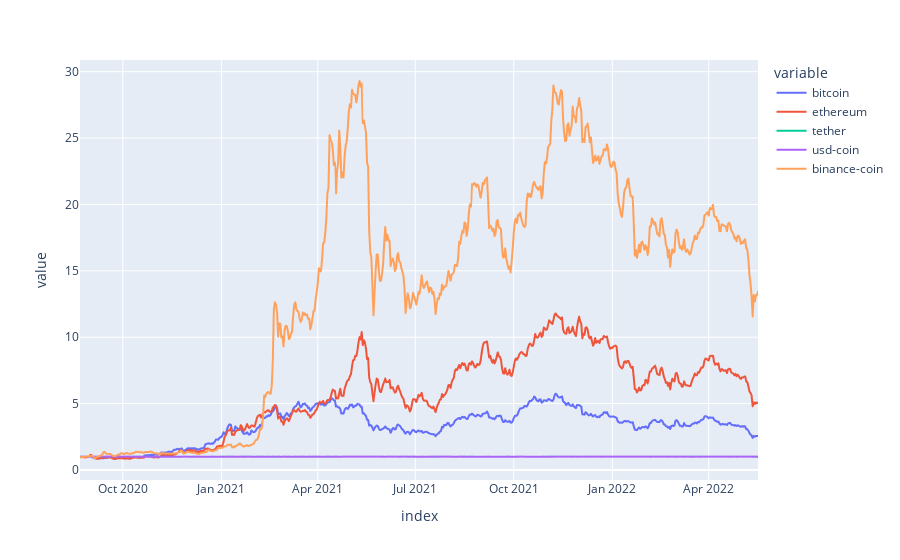

Source (notebook cell):
### Code cell
melt_df = pd.melt(rebased_df.iloc[:,:5], ignore_index=False)
fig = px.line(melt_df, x=melt_df.index, y='value', color='variable')
fig.show()

### Figure 1 — Plotly figure (JSON) as saved in the notebook; plotly's stock layout.template omitted (floating-point values rounded to 4 significant figures; data arrays with more than 128 entries replaced by an {"elided": "..."} marker saying what was removed)
{"data": [{"hovertemplate": "variable=bitcoin<br>index=%{x}<br>value=%{y}<extra></extra>", "legendgroup": "bitcoin", "line": {"color": "#636efa", "dash": "solid"}, "marker": {"symbol": "circle"}, "mode": "lines", "name": "bitcoin", "showlegend": true, "type": "scattergl", "x": {"elided": "634 str values"}, "xaxis": "x", "y": {"elided": "634 float values"}, "yaxis": "y"}, {"hovertemplate": "variable=ethereum<br>index=%{x}<br>value=%{y}<extra></extra>", "legendgroup": "ethereum", "line": {"color": "#EF553B", "dash": "solid"}, "marker": {"symbol": "circle"}, "mode": "lines", "name": "ethereum", "showlegend": true, "type": "scattergl", "x": {"elided": "634 str values"}, "xaxis": "x", "y": {"elided": "634 float values"}, "yaxis": "y"}, {"hovertemplate": "variable=tether<br>index=%{x}<br>value=%{y}<extra></extra>", "legendgroup": "tether", "line": {"color": "#00cc96", "dash": "solid"}, "marker": {"symbol": "circle"}, "mode": "lines", "name": "tether", "showlegend": true, "type": "scattergl", "x": {"elided": "634 str values"}, "xaxis": "x", "y": {"elided": "634 float values"}, "yaxis": "y"}, {"hovertemplate": "variable=usd-coin<br>index=%{x}<br>value=%{y}<extra></extra>", "legendgroup": "usd-coin", "line": {"color": "#ab63fa", "dash": "solid"}, "marker": {"symbol": "circle"}, "mode": "lines", "name": "usd-coin", "showlegend": true, "type": "scattergl", "x": {"elided": "634 str values"}, "xaxis": "x", "y": {"elided": "634 float values"}, "yaxis": "y"}, {"hovertemplate": "variable=binance-coin<br>index=%{x}<br>value=%{y}<extra></extra>", "legendgroup": "binance-coin", "line": {"color": "#FFA15A", "dash": "solid"}, "marker": {"symbol": "circle"}, "mode": "lines", "name": "binance-coin", "showlegend": true, "type": "scattergl", "x": {"elided": "634 str values"}, "xaxis": "x", "y": {"elided": "634 float values"}, "yaxis": "y"}], "layout": {"autosize": true, "legend": {"title": {"text": "variable"}, "tracegroupgap": 0}, "margin": {"t": 60}, "xaxis": {"anchor": "y", "autorange": true, "domain": [0, 1], "range": ["2020-08-22", "2022-05-17"], "title": {"text": "index"}, "type": "date"}, "yaxis": {"anchor": "x", "autorange": true, "domain": [0, 1], "range": [-0.7573, 30.88], "title": {"text": "value"}, "type": "linear"}}}
